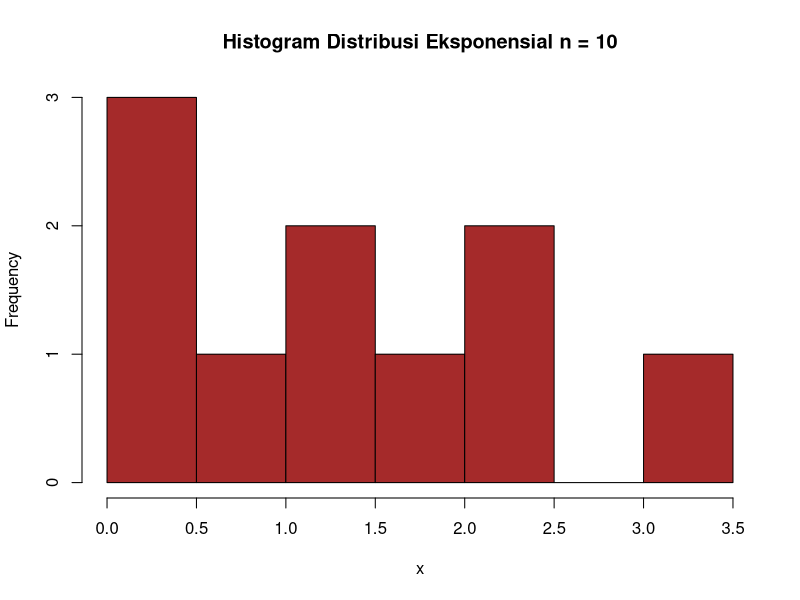
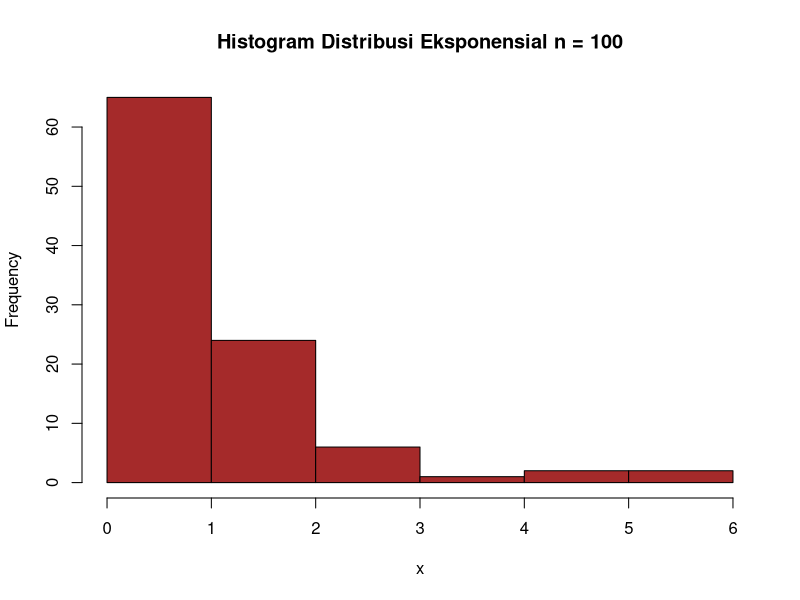
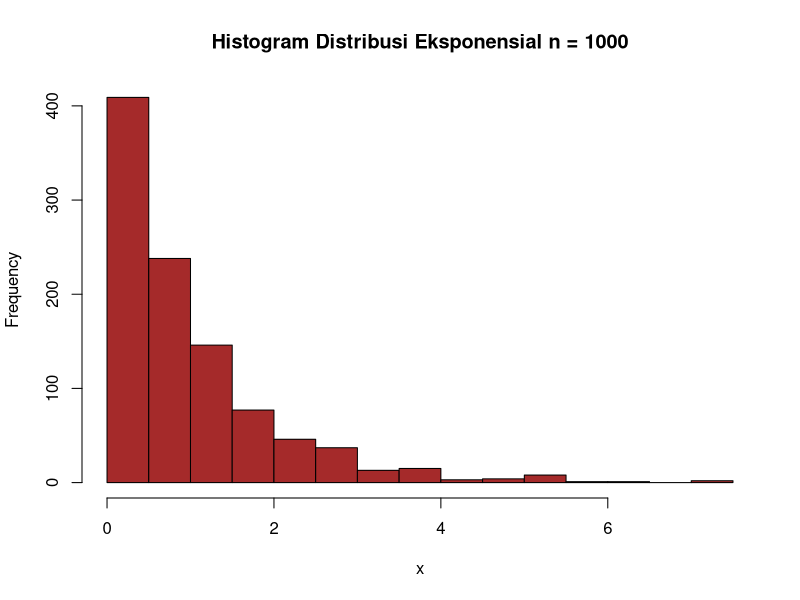
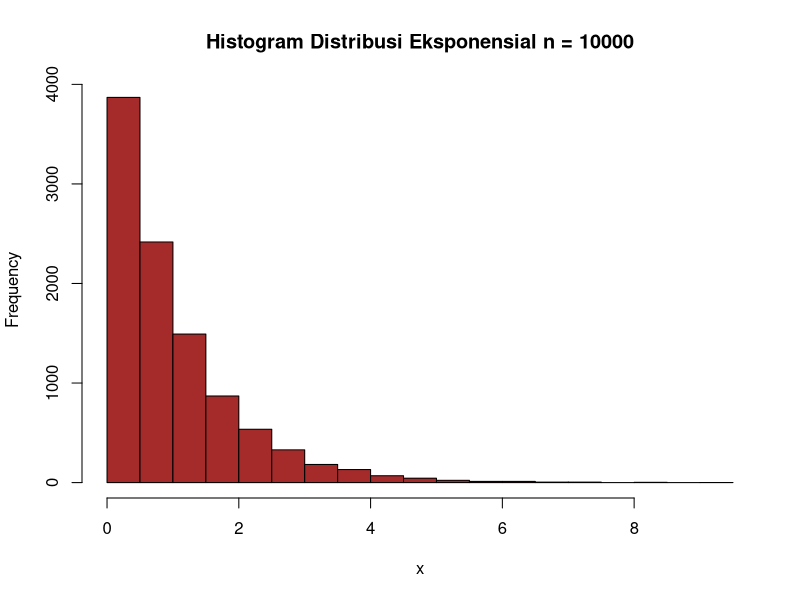

These charts were generated, in order, by the following R code:
#no 5.a
lamda = 3
P <- dexp(lamda)
P

#no 5.b
n1 = 10
s1 <- rexp(n1)
hist(s1, main = "Histogram Distribusi Eksponensial n = 10",
     xlab = "x",
     col = "brown")

n2 = 100
s2 <- rexp(n2)
hist(s2, main = "Histogram Distribusi Eksponensial n = 100",
     xlab = "x",
     col = "brown")

n3 = 1000
s3 <- rexp(n3)
hist(s3, main = "Histogram Distribusi Eksponensial n = 1000",
     xlab = "x",
     col = "brown")

n4 = 10000
s4 <- rexp(n4)
hist(s4, main = "Histogram Distribusi Eksponensial n = 10000",
     xlab = "x",
     col = "brown")


#no 5.c
lamda = 3
n = 100
# miu = 1/lamda
miu = 1/lamda
miu
# taw^2 = 1/lamda^2
variance = 1/(lamda^2)
variance